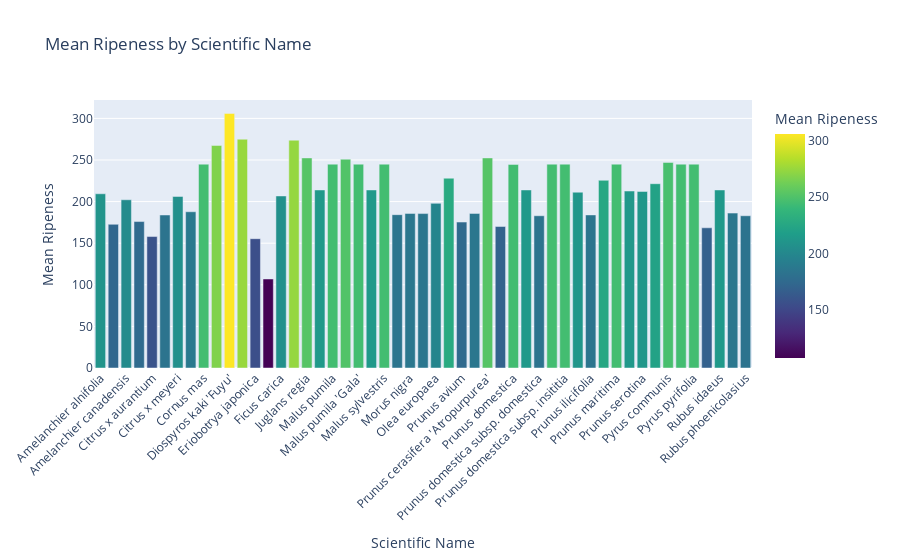

Here is the notebook cell this chart was saved with:
### Code cell
## BAR CHART: visualize average ripeness for each species (color continuous)

# Read the CSV file
data = pd.read_csv('/Users/claudiado/Documents/falling fruit/harvesting_curve/ff_harvesting_curve.csv')

# Group the data by scientific name
grouped_data = data.groupby('scientific_name')

# Calculate aggregated metrics within each group, for example, mean ripeness
mean_ripeness = grouped_data['mean_ripeness'].mean()

# Convert the aggregated data to a DataFrame
aggregated_df = mean_ripeness.reset_index()
aggregated_df.columns = ['Scientific Name', 'Mean Ripeness']

# Create a bar chart with continuous color scale
fig = px.bar(aggregated_df, x='Scientific Name', y='Mean Ripeness',
             title='Mean Ripeness by Scientific Name',
             labels={'Scientific Name': 'Scientific Name', 'Mean Ripeness': 'Mean Ripeness'},
             color='Mean Ripeness',  # Use the 'Mean Ripeness' variable for color scale
             color_continuous_scale='Viridis'  # Choose a color scale, you can change this to other options
            )

# Rotate x-axis labels for better readability
fig.update_xaxes(tickangle=-45)

# Show the plot
fig.show()

### Figure 1 — Plotly figure (JSON) as saved in the notebook; plotly's stock layout.template omitted (floating-point values rounded to 4 significant figures)
{"data": [{"alignmentgroup": "True", "hovertemplate": "Scientific Name=%{x}<br>Mean Ripeness=%{marker.color}<extra></extra>", "legendgroup": "", "marker": {"color": [209.4, 172.7, 202.2, 176, 158, 183.9, 206.2, 187.8, 245, 267.5, 306, 275, 155.4, 107, 206.8, 273.8, 252.5, 214, 245, 251, 245, 214, 245, 184.3, 185.8, 185.6, 197.9, 228.1, 175.4, 185.8, 252.5, 170.1, 244.7, 214, 183, 245, 245, 211.3, 184, 225.6, 245, 212.7, 212.2, 221.5, 247.1, 245, 245, 168.5, 214, 186.2, 183], "coloraxis": "coloraxis", "pattern": {"shape": ""}}, "name": "", "offsetgroup": "", "orientation": "v", "showlegend": false, "textposition": "auto", "type": "bar", "x": ["Amelanchier alnifolia", "Amelanchier arborea", "Amelanchier canadensis", "Amelanchier laevis", "Citrus x aurantium", "Citrus x limon", "Citrus x meyeri", "Citrus x sinensis", "Cornus mas", "Diospyros kaki", "Diospyros kaki 'Fuyu'", "Diospyros virginiana", "Eriobotrya japonica", "Eriobotrya japonica 'Bradenton'", "Ficus carica", "Juglans nigra", "Juglans regia", "Malus 'Adirondack'", "Malus pumila", "Malus pumila 'Astrakan'", "Malus pumila 'Gala'", "Malus pumila 'Granny Smith'", "Malus sylvestris", "Morus alba", "Morus nigra", "Morus rubra", "Olea europaea", "Prunus americana", "Prunus avium", "Prunus cerasifera", "Prunus cerasifera 'Atropurpurea'", "Prunus cerasus", "Prunus domestica", "Prunus domestica 'Mirabelle'", "Prunus domestica subsp. domestica", "Prunus domestica subsp. domestica 'Italian'", "Prunus domestica subsp. insititia", "Prunus domestica subsp. syriaca", "Prunus ilicifolia", "Prunus laurocerasus", "Prunus maritima", "Prunus pensylvanica", "Prunus serotina", "Prunus virginiana", "Pyrus communis", "Pyrus communis 'Bartlett'", "Pyrus pyrifolia", "Rosmarinus officinalis", "Rubus idaeus", "Rubus occidentalis", "Rubus phoenicolasius"], "xaxis": "x", "y": [209.4, 172.7, 202.2, 176, 158, 183.9, 206.2, 187.8, 245, 267.5, 306, 275, 155.4, 107, 206.8, 273.8, 252.5, 214, 245, 251, 245, 214, 245, 184.3, 185.8, 185.6, 197.9, 228.1, 175.4, 185.8, 252.5, 170.1, 244.7, 214, 183, 245, 245, 211.3, 184, 225.6, 245, 212.7, 212.2, 221.5, 247.1, 245, 245, 168.5, 214, 186.2, 183], "yaxis": "y"}], "layout": {"barmode": "relative", "coloraxis": {"colorbar": {"title": {"text": "Mean Ripeness"}}, "colorscale": [[0, "#440154"], [0.1111, "#482878"], [0.2222, "#3e4989"], [0.3333, "#31688e"], [0.4444, "#26828e"], [0.5556, "#1f9e89"], [0.6667, "#35b779"], [0.7778, "#6ece58"], [0.8889, "#b5de2b"], [1, "#fde725"]]}, "legend": {"tracegroupgap": 0}, "title": {"text": "Mean Ripeness by Scientific Name"}, "xaxis": {"anchor": "y", "domain": [0, 1], "tickangle": -45, "title": {"text": "Scientific Name"}}, "yaxis": {"anchor": "x", "domain": [0, 1], "title": {"text": "Mean Ripeness"}}}}
